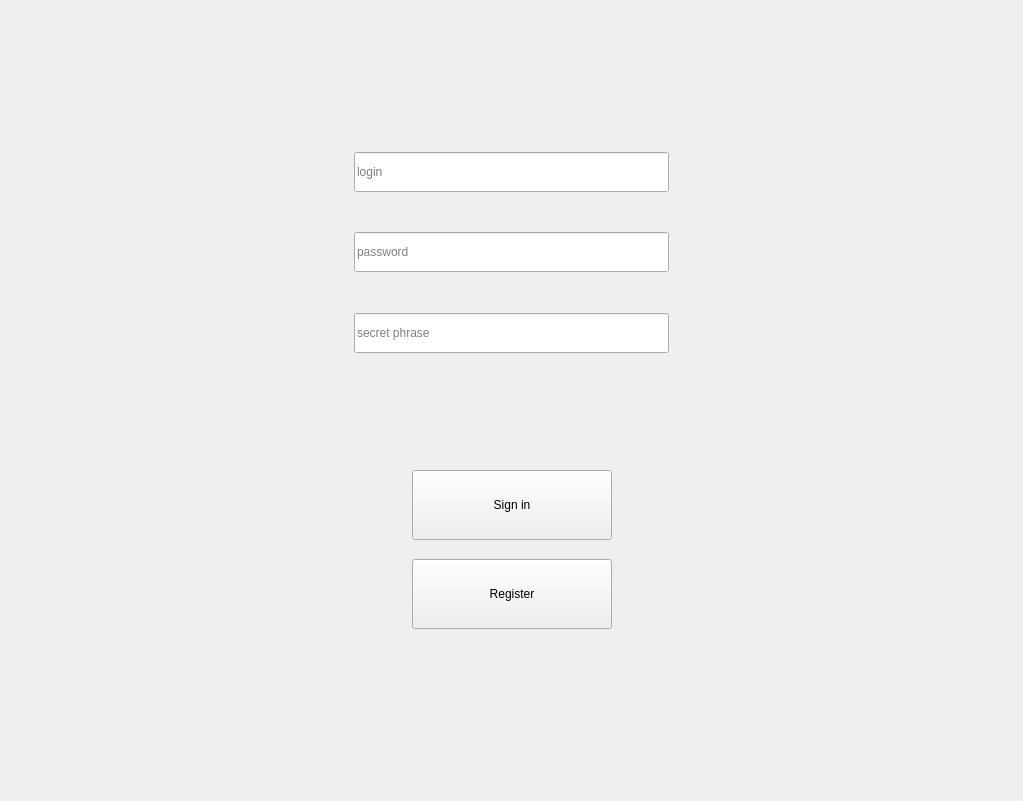
<?xml version="1.0" encoding="UTF-8"?>
<ui version="4.0">
 <class>begin_f</class>
 <widget class="QWidget" name="begin_f">
  <property name="geometry">
   <rect>
    <x>0</x>
    <y>0</y>
    <width>1023</width>
    <height>801</height>
   </rect>
  </property>
  <property name="minimumSize">
   <size>
    <width>800</width>
    <height>600</height>
   </size>
  </property>
  <property name="windowTitle">
   <string>Form</string>
  </property>
  <layout class="QGridLayout" name="gridLayout">
   <item row="0" column="0">
    <layout class="QVBoxLayout" name="verticalLayout" stretch="1,6,1">
     <item>
      <spacer name="verticalSpacer">
       <property name="orientation">
        <enum>Qt::Vertical</enum>
       </property>
       <property name="sizeHint" stdset="0">
        <size>
         <width>20</width>
         <height>40</height>
        </size>
       </property>
      </spacer>
     </item>
     <item>
      <layout class="QHBoxLayout" name="horizontalLayout" stretch="1,1,1">
       <item>
        <spacer name="horizontalSpacer">
         <property name="orientation">
          <enum>Qt::Horizontal</enum>
         </property>
         <property name="sizeHint" stdset="0">
          <size>
           <width>40</width>
           <height>20</height>
          </size>
         </property>
        </spacer>
       </item>
       <item>
        <widget class="QWidget" name="widget" native="true">
         <layout class="QGridLayout" name="gridLayout_2">
          <item row="0" column="0">
           <layout class="QVBoxLayout" name="verticalLayout_5" stretch="1,0,1">
            <item>
             <layout class="QVBoxLayout" name="verticalLayout_3">
              <item>
               <spacer name="verticalSpacer_3">
                <property name="orientation">
                 <enum>Qt::Vertical</enum>
                </property>
                <property name="sizeHint" stdset="0">
                 <size>
                  <width>20</width>
                  <height>40</height>
                 </size>
                </property>
               </spacer>
              </item>
              <item>
               <widget class="QLineEdit" name="login_lineEdit">
                <property name="minimumSize">
                 <size>
                  <width>0</width>
                  <height>40</height>
                 </size>
                </property>
                <property name="placeholderText">
                 <string>login</string>
                </property>
               </widget>
              </item>
              <item>
               <spacer name="verticalSpacer_4">
                <property name="orientation">
                 <enum>Qt::Vertical</enum>
                </property>
                <property name="sizeHint" stdset="0">
                 <size>
                  <width>20</width>
                  <height>40</height>
                 </size>
                </property>
               </spacer>
              </item>
              <item>
               <widget class="QLineEdit" name="password_lineEdit">
                <property name="minimumSize">
                 <size>
                  <width>0</width>
                  <height>40</height>
                 </size>
                </property>
                <property name="placeholderText">
                 <string>password</string>
                </property>
               </widget>
              </item>
              <item>
               <spacer name="verticalSpacer_5">
                <property name="orientation">
                 <enum>Qt::Vertical</enum>
                </property>
                <property name="sizeHint" stdset="0">
                 <size>
                  <width>20</width>
                  <height>40</height>
                 </size>
                </property>
               </spacer>
              </item>
              <item>
               <widget class="QLineEdit" name="secret_lineEdit">
                <property name="minimumSize">
                 <size>
                  <width>0</width>
                  <height>40</height>
                 </size>
                </property>
                <property name="placeholderText">
                 <string>secret phrase</string>
                </property>
               </widget>
              </item>
              <item>
               <spacer name="verticalSpacer_6">
                <property name="orientation">
                 <enum>Qt::Vertical</enum>
                </property>
                <property name="sizeHint" stdset="0">
                 <size>
                  <width>20</width>
                  <height>40</height>
                 </size>
                </property>
               </spacer>
              </item>
             </layout>
            </item>
            <item>
             <widget class="QLabel" name="error_label">
              <property name="text">
               <string/>
              </property>
              <property name="alignment">
               <set>Qt::AlignCenter</set>
              </property>
             </widget>
            </item>
            <item>
             <layout class="QVBoxLayout" name="verticalLayout_4">
              <item>
               <spacer name="verticalSpacer_7">
                <property name="orientation">
                 <enum>Qt::Vertical</enum>
                </property>
                <property name="sizeHint" stdset="0">
                 <size>
                  <width>231</width>
                  <height>13</height>
                 </size>
                </property>
               </spacer>
              </item>
              <item>
               <layout class="QVBoxLayout" name="verticalLayout_2">
                <item>
                 <layout class="QHBoxLayout" name="horizontalLayout_3">
                  <item>
                   <spacer name="horizontalSpacer_3">
                    <property name="orientation">
                     <enum>Qt::Horizontal</enum>
                    </property>
                    <property name="sizeHint" stdset="0">
                     <size>
                      <width>40</width>
                      <height>20</height>
                     </size>
                    </property>
                   </spacer>
                  </item>
                  <item>
                   <widget class="QPushButton" name="signIn_Button">
                    <property name="minimumSize">
                     <size>
                      <width>200</width>
                      <height>70</height>
                     </size>
                    </property>
                    <property name="maximumSize">
                     <size>
                      <width>200</width>
                      <height>16777215</height>
                     </size>
                    </property>
                    <property name="text">
                     <string>Sign in</string>
                    </property>
                   </widget>
                  </item>
                  <item>
                   <spacer name="horizontalSpacer_4">
                    <property name="orientation">
                     <enum>Qt::Horizontal</enum>
                    </property>
                    <property name="sizeHint" stdset="0">
                     <size>
                      <width>40</width>
                      <height>20</height>
                     </size>
                    </property>
                   </spacer>
                  </item>
                 </layout>
                </item>
                <item>
                 <spacer name="verticalSpacer_8">
                  <property name="orientation">
                   <enum>Qt::Vertical</enum>
                  </property>
                  <property name="sizeHint" stdset="0">
                   <size>
                    <width>231</width>
                    <height>13</height>
                   </size>
                  </property>
                 </spacer>
                </item>
                <item>
                 <layout class="QHBoxLayout" name="horizontalLayout_2">
                  <item>
                   <spacer name="horizontalSpacer_5">
                    <property name="orientation">
                     <enum>Qt::Horizontal</enum>
                    </property>
                    <property name="sizeHint" stdset="0">
                     <size>
                      <width>40</width>
                      <height>20</height>
                     </size>
                    </property>
                   </spacer>
                  </item>
                  <item>
                   <widget class="QPushButton" name="register_Button">
                    <property name="minimumSize">
                     <size>
                      <width>200</width>
                      <height>70</height>
                     </size>
                    </property>
                    <property name="maximumSize">
                     <size>
                      <width>200</width>
                      <height>16777215</height>
                     </size>
                    </property>
                    <property name="text">
                     <string>Register</string>
                    </property>
                   </widget>
                  </item>
                  <item>
                   <spacer name="horizontalSpacer_6">
                    <property name="orientation">
                     <enum>Qt::Horizontal</enum>
                    </property>
                    <property name="sizeHint" stdset="0">
                     <size>
                      <width>40</width>
                      <height>20</height>
                     </size>
                    </property>
                   </spacer>
                  </item>
                 </layout>
                </item>
               </layout>
              </item>
              <item>
               <spacer name="verticalSpacer_9">
                <property name="orientation">
                 <enum>Qt::Vertical</enum>
                </property>
                <property name="sizeHint" stdset="0">
                 <size>
                  <width>231</width>
                  <height>13</height>
                 </size>
                </property>
               </spacer>
              </item>
             </layout>
            </item>
           </layout>
          </item>
         </layout>
        </widget>
       </item>
       <item>
        <spacer name="horizontalSpacer_2">
         <property name="orientation">
          <enum>Qt::Horizontal</enum>
         </property>
         <property name="sizeHint" stdset="0">
          <size>
           <width>40</width>
           <height>20</height>
          </size>
         </property>
        </spacer>
       </item>
      </layout>
     </item>
     <item>
      <spacer name="verticalSpacer_2">
       <property name="orientation">
        <enum>Qt::Vertical</enum>
       </property>
       <property name="sizeHint" stdset="0">
        <size>
         <width>20</width>
         <height>40</height>
        </size>
       </property>
      </spacer>
     </item>
    </layout>
   </item>
  </layout>
 </widget>
 <resources/>
 <connections/>
</ui>
